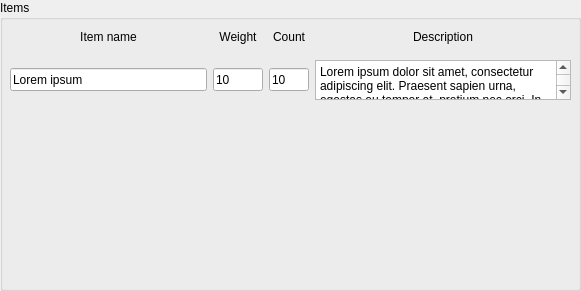
   <widget class="QGroupBox" name="ItemsBox">
    <property name="geometry">
     <rect>
      <x>840</x>
      <y>900</y>
      <width>581</width>
      <height>291</height>
     </rect>
    </property>
    <property name="title">
     <string>Items</string>
    </property>
    <widget class="QWidget" name="gridLayoutWidget_8">
     <property name="geometry">
      <rect>
       <x>10</x>
       <y>20</y>
       <width>561</width>
       <height>80</height>
      </rect>
     </property>
     <layout class="QGridLayout" name="ItemsLayout">
      <item row="0" column="1">
       <widget class="QLabel" name="items_weight_label">
        <property name="maximumSize">
         <size>
          <width>50</width>
          <height>16777215</height>
         </size>
        </property>
        <property name="text">
         <string>Weight</string>
        </property>
        <property name="alignment">
         <set>Qt::AlignCenter</set>
        </property>
       </widget>
      </item>
      <item row="2" column="0">
       <widget class="QLineEdit" name="item_1_name">
        <property name="minimumSize">
         <size>
          <width>0</width>
          <height>23</height>
         </size>
        </property>
        <property name="text">
         <string>Lorem ipsum</string>
        </property>
       </widget>
      </item>
      <item row="2" column="1">
       <widget class="QLineEdit" name="item_1_weight">
        <property name="minimumSize">
         <size>
          <width>0</width>
          <height>23</height>
         </size>
        </property>
        <property name="maximumSize">
         <size>
          <width>50</width>
          <height>16777215</height>
         </size>
        </property>
        <property name="text">
         <string>10</string>
        </property>
       </widget>
      </item>
      <item row="0" column="0">
       <widget class="QLabel" name="items_name_label">
        <property name="text">
         <string>Item name</string>
        </property>
        <property name="alignment">
         <set>Qt::AlignCenter</set>
        </property>
       </widget>
      </item>
      <item row="2" column="2">
       <widget class="QLineEdit" name="item_1_count">
        <property name="minimumSize">
         <size>
          <width>0</width>
          <height>23</height>
         </size>
        </property>
        <property name="maximumSize">
         <size>
          <width>40</width>
          <height>16777215</height>
         </size>
        </property>
        <property name="text">
         <string>10</string>
        </property>
       </widget>
      </item>
      <item row="2" column="3">
       <widget class="QPlainTextEdit" name="item_1_description">
        <property name="maximumSize">
         <size>
          <width>16777215</width>
          <height>40</height>
         </size>
        </property>
        <property name="plainText">
         <string>Lorem ipsum dolor sit amet, consectetur adipiscing elit. Praesent sapien urna, egestas eu tempor at, pretium nec orci. In nec pharetra tellus. In malesuada erat tellus, eget efficitur elit convallis eu. Integer consectetur porttitor eros vitae sagittis. Vestibulum commodo suscipit varius. Nulla vitae fringilla velit. Mauris sagittis tellus urna. Class aptent taciti sociosqu ad litora torquent per conubia nostra, per inceptos himenaeos. Fusce in arcu justo.</string>
        </property>
       </widget>
      </item>
      <item row="0" column="2">
       <widget class="QLabel" name="items_count_label">
        <property name="maximumSize">
         <size>
          <width>40</width>
          <height>16777215</height>
         </size>
        </property>
        <property name="text">
         <string>Count</string>
        </property>
        <property name="alignment">
         <set>Qt::AlignCenter</set>
        </property>
       </widget>
      </item>
      <item row="0" column="3">
       <widget class="QLabel" name="items_description_label">
        <property name="maximumSize">
         <size>
          <width>16777215</width>
          <height>16777215</height>
         </size>
        </property>
        <property name="text">
         <string>Description</string>
        </property>
        <property name="alignment">
         <set>Qt::AlignCenter</set>
        </property>
        <property name="indent">
         <number>0</number>
        </property>
       </widget>
      </item>
     </layout>
    </widget>
   </widget>
